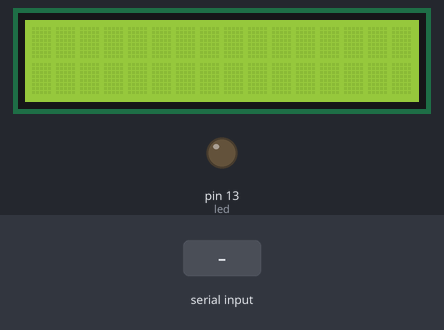
Simulated run of this sketch. Board: Arduino Uno, built with avr-gcc and run on an emulated ATmega328P. On the bench: 16×2 character LCD, output pins drawn as LEDs (lit = HIGH). The inputs (shaded band) are chosen by the test bench. What the sketch prints to the serial monitor is not drawn.

Above: at 1.2 s.
1.3 s: "1\n" received over Serial
At 1.9 s:
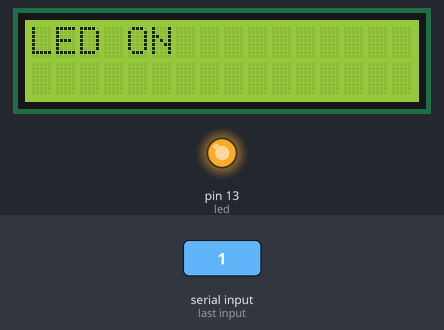
At 2.7 s:
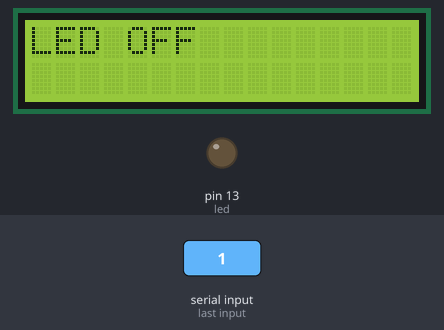
Timing chart, 0 to 4.3 s (numbered marks = the images above; inputs shaded):
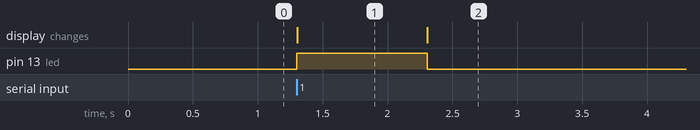

Measured:
- after the input at 1.3 s, pin 13 (led): LOW → HIGH at once, → LOW 1.0 s later; the display: changes at once (image 1)
- what the display in image 1 shows lasts 1.0 s, from 1.3 s to 2.3 s

The sketch:

receveur.ino
```cpp
#include <LiquidCrystal.h>
#define RS 12
#define ENABLE 11
#define D4 5
#define D5 4
#define D6 3
#define D7 2

LiquidCrystal lcd(RS, ENABLE, D4, D5, D6, D7);

const int led = 13;

void setup() {
  Serial.begin(9600);
  pinMode(led, OUTPUT);
  lcd.begin(16, 2);
  lcd.clear();
}

void loop() {
  if (Serial.available()){
    int msg = Serial.parseInt();
    if (msg == 1) {
      digitalWrite(led, HIGH);
      lcd.clear();
      lcd.print("LED ON");
      Serial.println(2);
    }
    else {
      digitalWrite(led, LOW);
      Serial.println(3);
      lcd.clear();
      lcd.print("LED OFF");
    }
  }
}
```
